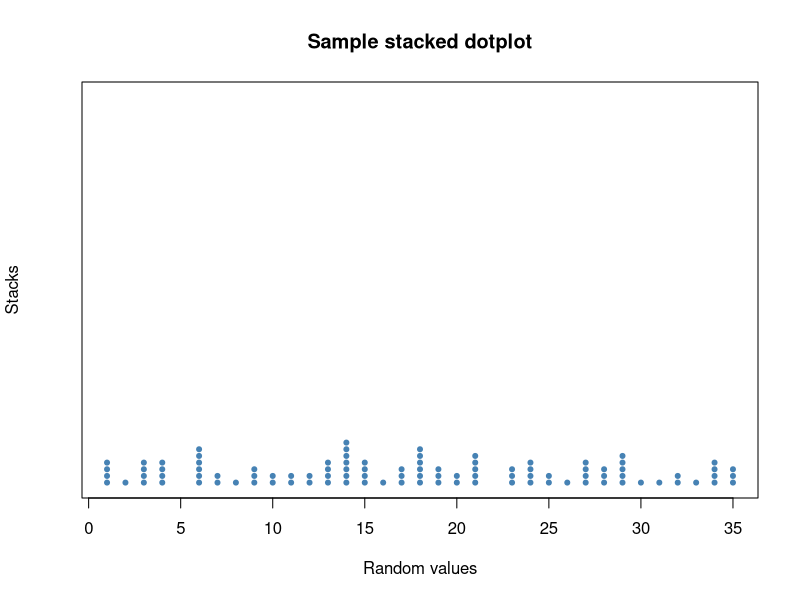

This figure's R source:
data<-sample(1:35, 100, replace=TRUE)
stripchart(data, at=0, pch=20, 
           method="stack", col="steelblue",
           main="Sample stacked dotplot",
           xlab="Random values",
           ylab="Stacks")
